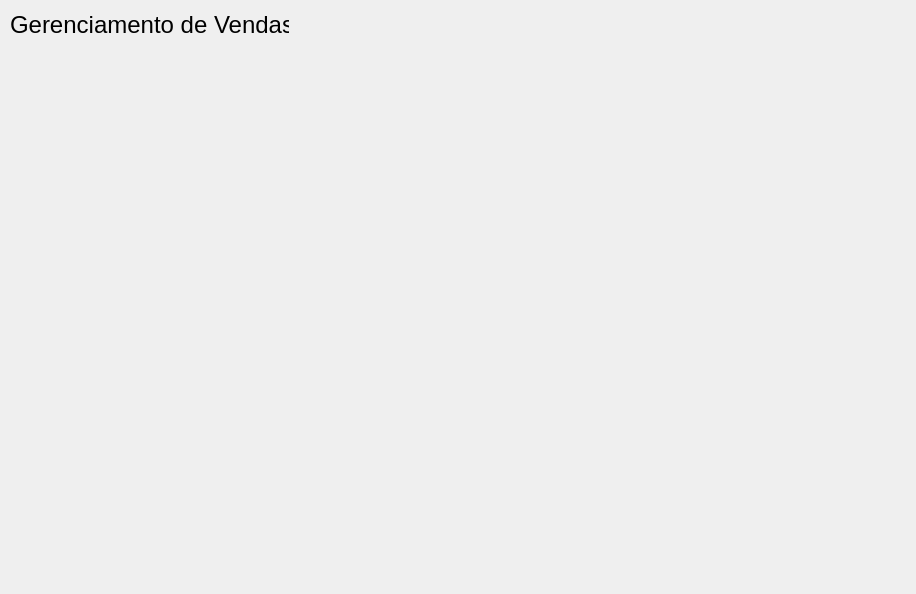
<?xml version="1.0" encoding="UTF-8"?>
<ui version="4.0">
 <class>Form</class>
 <widget class="QWidget" name="Form">
  <property name="geometry">
   <rect>
    <x>0</x>
    <y>0</y>
    <width>916</width>
    <height>594</height>
   </rect>
  </property>
  <property name="font">
   <font>
    <pointsize>18</pointsize>
   </font>
  </property>
  <property name="windowTitle">
   <string>Form</string>
  </property>
  <widget class="QLabel" name="label">
   <property name="geometry">
    <rect>
     <x>10</x>
     <y>10</y>
     <width>279</width>
     <height>29</height>
    </rect>
   </property>
   <property name="text">
    <string>Gerenciamento de Vendas</string>
   </property>
  </widget>
 </widget>
 <resources/>
 <connections/>
</ui>
